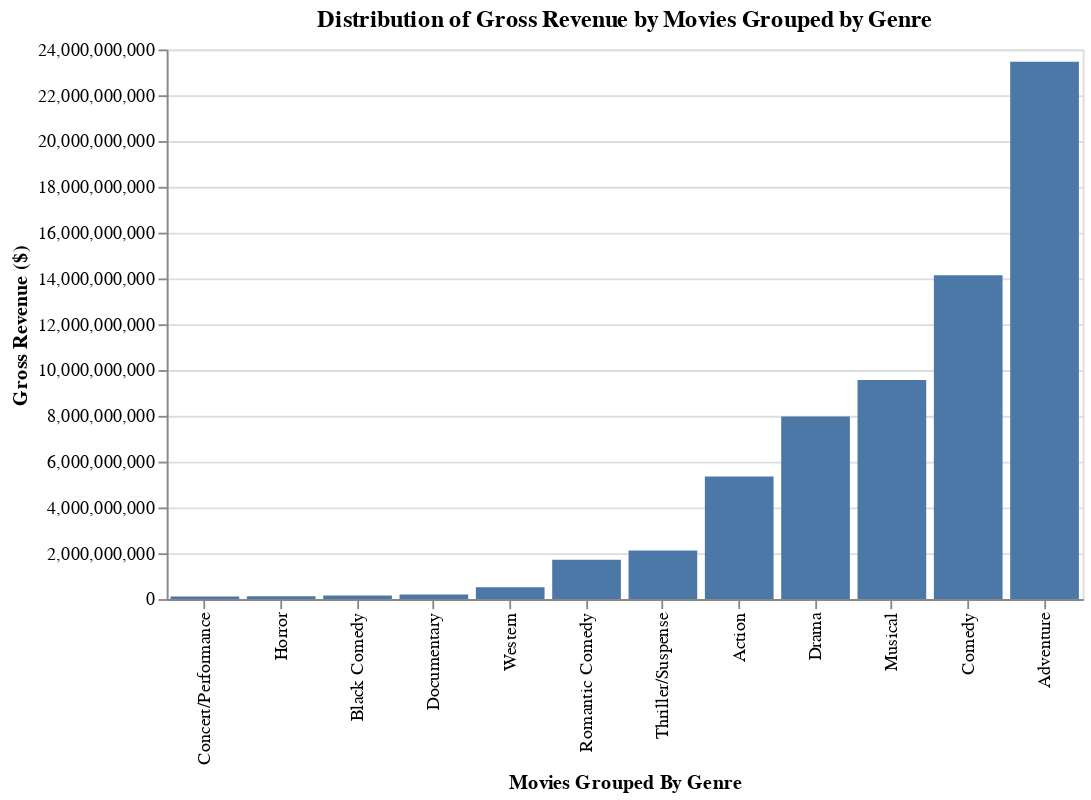

Notebook cell for this chart:
### Markdown cell above
Let's now graph this using Altair

### Code cell
# Altair chart with updated data from genre_grouped
genre_grouped_chart = alt.Chart(genre_grouped, width=500, height=300).mark_bar().encode(
    x=alt.X('genre', sort = 'y', title= 'Movies Grouped By Genre'),
    y=alt.Y('gross_revenue', title='Gross Revenue ($)'),
).properties(title='Distribution of Gross Revenue by Movies Grouped by Genre')

# Show the chart
genre_grouped_chart

### Figure 1 — Vega-Lite specification as saved in the notebook (floating-point values rounded to 4 significant figures)
{"config": {"view": {"continuousWidth": 400, "continuousHeight": 300}}, "data": {"name": "data-6684c7a6a3fd6b64e8d3536b1be02658"}, "mark": "bar", "encoding": {"x": {"type": "nominal", "field": "genre", "sort": "y", "title": "Movies Grouped By Genre"}, "y": {"type": "quantitative", "field": "gross_revenue", "title": "Gross Revenue ($)"}}, "height": 300, "title": "Distribution of Gross Revenue by Movies Grouped by Genre", "width": 500, "$schema": "https://vega.github.io/schema/vega-lite/v4.8.1.json", "datasets": {"data-6684c7a6a3fd6b64e8d3536b1be02658": [{"genre": "Action", "movie_title": 36, "gross_revenue": 5349644857}, {"genre": "Adventure", "movie_title": 119, "gross_revenue": 23464429224}, {"genre": "Black Comedy", "movie_title": 3, "gross_revenue": 156730475}, {"genre": "Comedy", "movie_title": 162, "gross_revenue": 14144323456}, {"genre": "Concert/Performance", "movie_title": 2, "gross_revenue": 114821678}, {"genre": "Documentary", "movie_title": 16, "gross_revenue": 203488418}, {"genre": "Drama", "movie_title": 103, "gross_revenue": 7967675338}, {"genre": "Horror", "movie_title": 5, "gross_revenue": 125346327}, {"genre": "Musical", "movie_title": 15, "gross_revenue": 9566260328}, {"genre": "Romantic Comedy", "movie_title": 22, "gross_revenue": 1720691633}, {"genre": "Thriller/Suspense", "movie_title": 23, "gross_revenue": 2125628766}, {"genre": "Western", "movie_title": 7, "gross_revenue": 516709946}]}}
